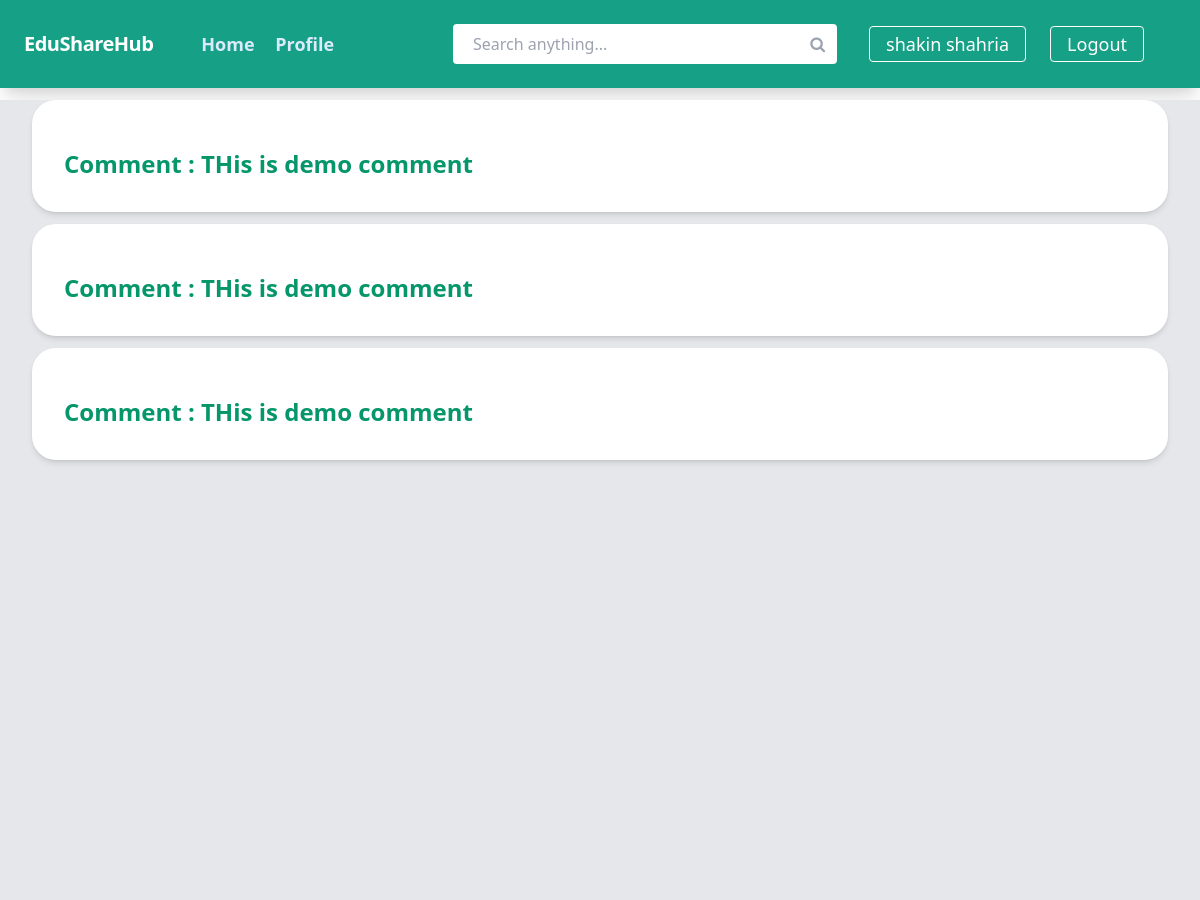
/post/view_comment.php (signed in), run on the app's committed database.
### tables this page shows
CREATE TABLE `users` (
  `f_name` varchar(30) NOT NULL,
  `l_name` varchar(30) NOT NULL,
  `profile_pic_url` varchar(300) DEFAULT NULL,
  `university` varchar(100) NOT NULL,
  `department` varchar(100) NOT NULL,
  `email` varchar(50) NOT NULL,
  `u_id` int(11) NOT NULL,
  `domain` varchar(20) NOT NULL,
  `password` varchar(100) NOT NULL,
  `date` timestamp NOT NULL DEFAULT current_timestamp() ON UPDATE current_timestamp()
);

CREATE TABLE `comment` (
  `comment_id` int(11) NOT NULL,
  `post_id` int(11) NOT NULL,
  `comment` varchar(255) NOT NULL,
  `comment_admin` varchar(50) NOT NULL,
  `datetime` datetime NOT NULL DEFAULT current_timestamp()
);

### include/main-function.php (called while the page is built, shortened)
<?php
    function check_login($conn)
    {
        if (isset($_SESSION['email'])) {
            $id = $_SESSION['email'];
            $query = "SELECT * FROM users WHERE email = '$id'";
            $result = $conn -> query($query);
            if ($result && mysqli_num_rows($result) > 0)
                return mysqli_fetch_assoc($result);
        }
        die;
    }

### include/add-post-function.php (called while the page is built, shortened)
<?php
    function show_comment($conn,$post_id){
        $query = "SELECT * FROM comment WHERE post_id='$post_id'";
            if(mysqli_query($conn, $query)){
                return mysqli_query($conn, $query);
            }
    }
?>

### post/view_comment.php (the view, shortened to what this page needs)
<!DOCTYPE html>
<html lang="en" xmlns="http://www.w3.org/1999/html">
<?php
    require_once '../header.php';
    $user_data = check_login($conn);
     $all_data = show_comment($conn,$id);
?>
<link rel="stylesheet" href="<?php echo CSS['post.css']; ?>">
</head>
<body>
<?php require_once INCLUDES['nav-logged-template']; ?>
<div class="post-container">
<?php while($allData=mysqli_fetch_assoc($all_data)){ ?>
    <div class="post-card">
        <div class="post-text-container">
            <div class="post-title-style">
                Comment : <?php echo $allData['comment']; ?>
            </div>
        </div>
    </div>
    <?php } ?>
</div>
</body>
</html>

### template/nav-menu-for-logged-user.php (shortened to what this page needs)
<div class="nav-menu-container">
    <div class="nav-menu-wrapper">
        <a href="<?php echo PAGES['home']; ?>" class="nav-menu-item mr-4c">
            Home
        </a>
        <a href="<?php echo PAGES['profile']; ?>" class="nav-menu-item mr-4c">
            Profile
        </a>
    </div>
    <div class="search-bar">
        <div class="search-bar-container">
            <form action="<?php echo PAGES['home']; ?>" method="get">
                <input type="text" class="search-bar-input" name="search-text" placeholder="Search anything...">
                <div class="search-btn-size">
                    <i class="fa fa-search search-btn-icon"></i>
                </div>
            </form>
        </div>
        <div class="nav-menu-btn">
                <?php echo $user_data['f_name']. ' ' .$user_data['l_name']; ?>
        </div>
        <div class="nav-menu-container-right">
            <a href="<?php echo PAGES['logout']; ?>" class="nav-menu-btn">Logout</a>
        </div>
    </div>
</div>
</nav>

### css/styles.css (style rules this page uses)
html { line-height: 1.5; -webkit-text-size-adjust: 100%; -moz-tab-size: 4; -o-tab-size: 4; tab-size: 4; font-family: ui-sans-serif, system-ui, -apple-system, BlinkMacSystemFont, "Segoe UI", Roboto, "Helvetica Neue", Arial, "Noto Sans", sans-serif, "Apple Color Emoji", "Segoe UI Emoji", "Segoe UI Symbol", "Noto Color Emoji"; }
body { margin: 0; line-height: inherit; }
a { color: inherit; text-decoration: inherit; }
button, input, optgroup, select, textarea { font-family: inherit; font-size: 100%; line-height: inherit; color: inherit; margin: 0; padding: 0; }
input::placeholder, textarea::placeholder { opacity: 1; color: #9ca3af; }
.nav-menu-container { margin-left: 1.5rem; display: block; width: 100%; flex-grow: 1; }
@media (min-width: 1024px) { .nav-menu-container { display: flex; } }
@media (min-width: 1024px) { .nav-menu-container { width: auto; } }
@media (min-width: 1024px) { .nav-menu-container { align-items: center; } }
.nav-menu-container-right { float: right; margin-left: 1.5rem; display: block; width: 100%; flex-grow: 1; }
@media (min-width: 1024px) { .nav-menu-container-right { display: flex; } }
@media (min-width: 1024px) { .nav-menu-container-right { width: auto; } }
@media (min-width: 1024px) { .nav-menu-container-right { align-items: center; } }
.nav-menu-wrapper { font-size: 1.125rem; line-height: 1.75rem; font-weight: 600; }
@media (min-width: 1024px) { .nav-menu-wrapper { flex-grow: 1; } }
.nav-menu-item { margin-top: 1rem; display: block; --tw-text-opacity: 1; color: rgb(219 234 254 / var(--tw-text-opacity)); }
@media (min-width: 1024px) { .nav-menu-item { margin-top: 0px; } }
@media (min-width: 1024px) { .nav-menu-item { display: inline-block; } }
.mr-4c { margin-right: 1rem; }
.nav-menu-btn { margin-top: 1rem; border-radius: 0.25rem; border-width: 1px; --tw-border-opacity: 1; border-color: rgb(255 255 255 / var(--tw-border-opacity)); padding-left: 1rem; padding-right: 1rem; padding-top: 0.5rem; padding-bottom: 0.5rem; font-size: 1.125rem; line-height: 1.75rem; line-height: 1; --tw-text-opacity: 1; color: rgb(255 255 255 / var(--tw-text-opacity)); }
@media (min-width: 1024px) { .nav-menu-btn { margin-top: 0px; } }
.search-bar { display: flex; align-items: center; justify-content: center; padding-left: 1rem; padding-right: 1rem; }
@media (min-width: 640px) { .search-bar { padding-left: 1.5rem; padding-right: 1.5rem; } }
@media (min-width: 1024px) { .search-bar { padding-left: 2rem; padding-right: 2rem; } }
.search-bar-container { position: relative; }
@media (min-width: 640px) { .search-bar-container { margin-right: 2.5rem; } }
@media (min-width: 1024px) { .search-bar-container { margin-right: 2rem; } }
.search-bar-input { z-index: 0; height: 2.5rem; width: 24rem; border-radius: 0.25rem; padding-right: 2rem; padding-left: 1.25rem; }
.search-btn-size { position: absolute; top: 0.5rem; right: 0.75rem; }
.search-btn-icon { z-index: 20; --tw-text-opacity: 1; color: rgb(156 163 175 / var(--tw-text-opacity)); }

### css/post.css (style rules this page uses)
.post-container { min-height: 100vh; --tw-bg-opacity: 1; background-color: rgb(229 231 235 / var(--tw-bg-opacity)) }
.post-card { margin-right: 2rem; margin-left: 2rem; margin-top: 0.75rem; display: flex; height: 100%; border-radius: 1.5rem; --tw-bg-opacity: 1; background-color: rgb(255 255 255 / var(--tw-bg-opacity)); padding: 2rem; --tw-shadow: 0 4px 6px -1px rgb(0 0 0 / 0.1), 0 2px 4px -2px rgb(0 0 0 / 0.1); --tw-shadow-colored: 0 4px 6px -1px var(--tw-shadow-color), 0 2px 4px -2px var(--tw-shadow-color); box-shadow: var(--tw-ring-offset-shadow, 0 0 #0000), var(--tw-ring-shadow, 0 0 #0000), var(--tw-shadow) }
@media (min-width: 768px) { .post-card { padding: 0px } }
.post-text-container > :not([hidden]) ~ :not([hidden]) { --tw-space-y-reverse: 0; margin-top: calc(1rem * calc(1 - var(--tw-space-y-reverse))); margin-bottom: calc(1rem * var(--tw-space-y-reverse)) }
.post-text-container { padding-top: 1.5rem; text-align: center }
@media (min-width: 768px) { .post-text-container { padding: 2rem } }
@media (min-width: 768px) { .post-text-container { text-align: left } }
.post-title-style { font-size: 1.5rem; line-height: 2rem; font-weight: 600; --tw-text-opacity: 1; color: rgb(5 150 105 / var(--tw-text-opacity)) }

### data on the page
users: f_name "shakin", l_name "shahria"
comment: comment "THis is demo comment"
comment: comment "THis is demo comment"
comment: comment "THis is demo comment"
